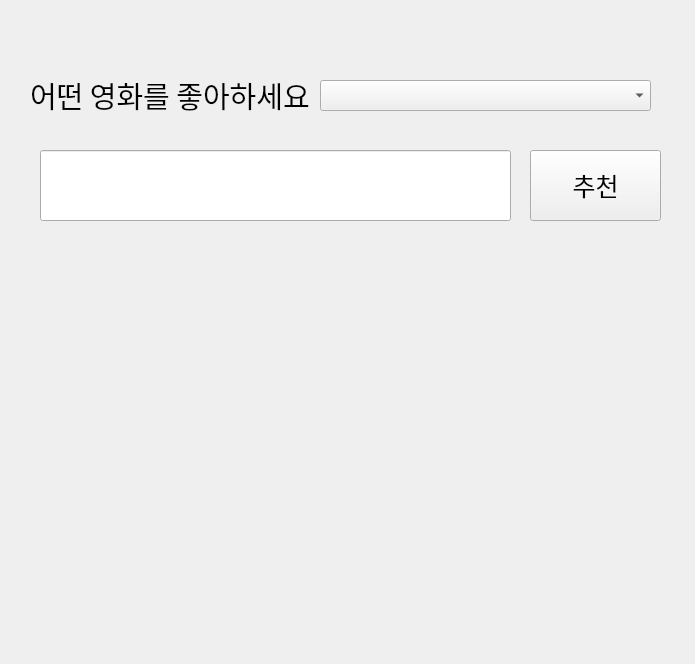
<?xml version="1.0" encoding="UTF-8"?>
<ui version="4.0">
 <class>Form</class>
 <widget class="QWidget" name="Form">
  <property name="geometry">
   <rect>
    <x>0</x>
    <y>0</y>
    <width>695</width>
    <height>664</height>
   </rect>
  </property>
  <property name="font">
   <font>
    <pointsize>15</pointsize>
   </font>
  </property>
  <property name="windowTitle">
   <string>Form</string>
  </property>
  <widget class="QLabel" name="label">
   <property name="geometry">
    <rect>
     <x>30</x>
     <y>60</y>
     <width>281</width>
     <height>71</height>
    </rect>
   </property>
   <property name="font">
    <font>
     <family>a꽃피는봄</family>
     <pointsize>22</pointsize>
     <weight>50</weight>
     <bold>false</bold>
    </font>
   </property>
   <property name="text">
    <string>어떤 영화를 좋아하세요?</string>
   </property>
  </widget>
  <widget class="QComboBox" name="comboBox">
   <property name="geometry">
    <rect>
     <x>320</x>
     <y>80</y>
     <width>331</width>
     <height>31</height>
    </rect>
   </property>
   <property name="font">
    <font>
     <pointsize>10</pointsize>
    </font>
   </property>
  </widget>
  <widget class="QLineEdit" name="le_keyword">
   <property name="geometry">
    <rect>
     <x>40</x>
     <y>150</y>
     <width>471</width>
     <height>71</height>
    </rect>
   </property>
  </widget>
  <widget class="QPushButton" name="btn_reco">
   <property name="geometry">
    <rect>
     <x>530</x>
     <y>150</y>
     <width>131</width>
     <height>71</height>
    </rect>
   </property>
   <property name="font">
    <font>
     <family>a꽃피는봄</family>
     <pointsize>19</pointsize>
    </font>
   </property>
   <property name="text">
    <string>추천</string>
   </property>
  </widget>
  <widget class="QLabel" name="lbl_reco">
   <property name="geometry">
    <rect>
     <x>10</x>
     <y>250</y>
     <width>671</width>
     <height>381</height>
    </rect>
   </property>
   <property name="font">
    <font>
     <family>a우유식빵</family>
     <pointsize>18</pointsize>
    </font>
   </property>
   <property name="text">
    <string/>
   </property>
   <property name="alignment">
    <set>Qt::AlignCenter</set>
   </property>
  </widget>
 </widget>
 <resources/>
 <connections/>
</ui>
